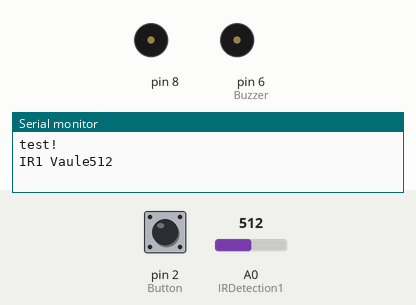
Bench run of a sketch on a simulated Arduino Uno, built with avr-gcc and run on an emulated ATmega328P. Shown: buzzer (waves = sounding, pin HIGH), the last lines printed to the serial monitor. Inputs (shaded band) come from the test bench; at power-on: pin 2 (Button) LOW, A0 (IRDetection1) = 512. The modem accepts every AT command (registered, SIM ready, sends succeed) and sends nothing else.

Above: at 3.0 s.
3.1 s: pin 2 (Button) pulled HIGH for 0.15 s
At 3.3 s:
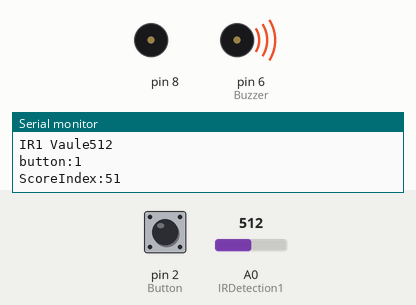
14.0 s: pin 2 (Button) pulled HIGH for 1 s
At 37.11 s:
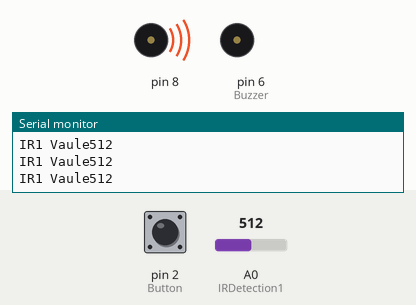
Timing chart, 0 to 38.7 s (numbered marks = the images above; inputs shaded):
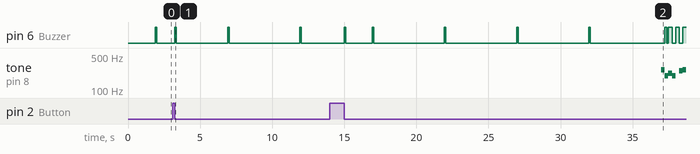

The sketch:

Score_Indicator_LED_Matrix.ino
```cpp
// (licence header left out)
#include <SoftwareSerial.h>
#include "LEDMatrix.h"

#include "pitches.h"

#define RECEIVE_PIN      4
#define TRANSMIT_PIN     5
// #define CLK1 4//pins definitions for TM1637 and can be changed to other ports
// #define DIO1 5

#define DEBUG           1
#define IRDetection1    A0    // to detect if there is a ball in
#define IRDetection2    A2
#define Button          2
#define Buzzer          6
#define TimeInterval    5000  // 1s
#define SensorLimen     800
#define OneSecond       1000 // 1s

SoftwareSerial matrix_serial(RECEIVE_PIN, TRANSMIT_PIN);

LEDMatrix led;

int8_t NumTab[] = {0,1,2,3,4,5,6,7,8,9,10,11,12,13,14,15};//0~9,A,b,C,d,E,F
int8_t GoalFlag = 0;
int8_t score1 = 0;
int8_t score2 = 0;
int8_t ScoreHistory[10][2] = {0};
int8_t ScoreIndex = 0;
volatile int Ledstate = LOW;
long buttontime = 0;
long starttime = 0;

int melody[] = {
  NOTE_C4, NOTE_G3, NOTE_G3, NOTE_A3, NOTE_G3, 0, NOTE_B3, NOTE_C4
};

int noteDurations[] = {
  4, 8, 8, 4, 4, 4, 4, 4
};

const uint8_t seeedLogo_32x20 [] = {
0x00, 0x08, 0x40, 0x00, 0x00, 0x18, 0x60, 0x00,
0x00, 0x38, 0x70, 0x00, 0x00, 0x30, 0x30, 0x00,
0x00, 0x70, 0x38, 0x00, 0x00, 0x70, 0x38, 0x00,
0x10, 0x70, 0x38, 0x20, 0x10, 0x70, 0x38, 0x20,
0x18, 0x70, 0x38, 0x60, 0x18, 0x70, 0x38, 0x60,
0x1C, 0x70, 0x38, 0x60, 0x0C, 0x70, 0x38, 0xE0,
0x0E, 0x30, 0x38, 0xC0, 0x0E, 0x30, 0x31, 0xC0,
0x07, 0x18, 0x33, 0x80, 0x03, 0x98, 0x67, 0x80,
0x01, 0xC8, 0x47, 0x00, 0x00, 0xE0, 0x1E, 0x00,
0x00, 0x30, 0x38, 0x00, 0x00, 0x00, 0x00, 0x00
};


void setup()
{
#if DEBUG
    Serial.begin(9600);
    Serial.println("test!");
#endif
    delay(500);
    led.clear();
    led.setReverse(0xff);
    // Display1.init();
    // Display1.set(BRIGHT_TYPICAL);
    // Display1.point(true);
    led.setBrightness(50);
    led.drawImage(16, 0, 32, 20, seeedLogo_32x20, RED);       // draw image. This example provides an example image data. You can use your own image data. Note: Max:64*64!

    delay(1000);
    led.clear();

    displayNum1(ScoreHistory[0][0]);
    displayNum2(ScoreHistory[0][1]);
    // displayNum1(23);
    // displayNum2(56);

    /* Init Buzzer  */
    pinMode(Buzzer,OUTPUT);
    digitalWrite(Buzzer,LOW);
    /* Init Button  */
    pinMode(Button,INPUT);
    attachInterrupt(0,ButtonFun,RISING);
    ScoreIndex = 50;
    starttime = millis() + TimeInterval;
}


void loop()
{
    if ((millis() - starttime) > TimeInterval) {
        //Serial.println("Game begin");
        if(1 == IRDetection1Fun()) {
            ScoreIndex++;
            ScoreHistory[(ScoreIndex%10)][1] = ScoreHistory[(ScoreIndex - 1)%10][1];  // store the
            ScoreHistory[(ScoreIndex%10)][0] = ScoreHistory[(ScoreIndex - 1)%10][0];
            ScoreHistory[(ScoreIndex%10)][0]++;
            displayNum1(ScoreHistory[(ScoreIndex)%10][0]);
            if( (ScoreHistory[(ScoreIndex%10)][0] == 5 ||  ScoreHistory[(ScoreIndex%10)][0] == 10 ||  ScoreHistory[(ScoreIndex%10)][0] == 20) && (ScoreHistory[(ScoreIndex%10)][0] > ScoreHistory[(ScoreIndex%10)][1])) {
               SuccessMusicPlay();
            }
            starttime = millis();
            BallIn();
        }
        else if (1 == IRDetection2Fun()) {
            ScoreIndex++;
            ScoreHistory[(ScoreIndex%10)][1] = ScoreHistory[(ScoreIndex - 1)%10][1];  // store the
            ScoreHistory[(ScoreIndex%10)][0] = ScoreHistory[(ScoreIndex - 1)%10][0];
            ScoreHistory[(ScoreIndex%10)][1]++;
            displayNum2(ScoreHistory[(ScoreIndex)%10][1]);
            starttime = millis();
            if( (ScoreHistory[(ScoreIndex%10)][1] == 5 ||  ScoreHistory[(ScoreIndex%10)][1] == 10 ||  ScoreHistory[(ScoreIndex%10)][1] == 20) &&(ScoreHistory[(ScoreIndex%10)][1] > ScoreHistory[(ScoreIndex%10)][0])) {
               SuccessMusicPlay();
            }
            BallIn();
        }
        else {
            starttime = millis() + TimeInterval;
        }
    }
    if (1 == digitalRead(Button)) {
        Serial.print("ScoreIndex:");
        Serial.println(ScoreIndex);
        switch(ButtonPressed()) {
        Serial.print("ButtonPressed:");
        case 1:
            if(ScoreIndex-- <= 50) {
                ScoreIndex = 50;
            }
            Serial.println(1);
            displayNum1(ScoreHistory[(ScoreIndex)%10][0]);
            displayNum2(ScoreHistory[(ScoreIndex)%10][1]);
            break;
        case 2:
            Serial.println(2);
            ScoreIndex = 50;
            ScoreHistory[(ScoreIndex)%10][0] = 0;
            ScoreHistory[(ScoreIndex)%10][1] = 0;
            displayNum1(ScoreHistory[(ScoreIndex)%10][0]);
            displayNum2(ScoreHistory[(ScoreIndex)%10][1]);
            break;
        default:
            break;
        }
    }

}

int8_t IRDetection1Fun()
{
    int sensorValue = analogRead(IRDetection1);
    Serial.print("IR1 Vaule");
    Serial.println(sensorValue);
    if (sensorValue < SensorLimen) {
        return 1;
    } else {
        return 0;
    }
}

int8_t IRDetection2Fun()
{
    int sensorValue = analogRead(IRDetection2);
    Serial.print("IR2 Vaule");
    Serial.println(sensorValue);

    if (sensorValue < SensorLimen) {
        return 1;
    } else {
        return 0;
    }
}

void displayNum1(int num1)
{
    char temp;
    temp = num1/10 + '0';
    // led.displayChar(0, 1, '2', FONT_12X16, RED);
    led.displayChar(0, 1, temp, FONT_12X16, RED);
    // led.displayChar(13,1,'4',FONT_12X16, RED);
    temp = num1%10 + '0';
    led.displayChar(13,1,temp,FONT_12X16, RED);
    // Display1.display(3,num1%10);
    // Display1.display(2,num1%100/10);
    led.displayChar(26,0,':',FONT_12X16, RED);
}
void displayNum2(int num1)
{
    char temp;
    temp = num1/10 + '0';
    // led.displayChar(38, 1, '3', FONT_12X16, RED);
    led.displayChar(38, 1, temp, FONT_12X16, RED);
    // led.displayChar(51,1,'5',FONT_12X16, RED);
    temp = num1%10 + '0';
    led.displayChar(51,1,temp,FONT_12X16, RED);
    // Display1.display(1,num1%10);
    // Display1.display(0,num1/10);
}
void ButtonFun()
{
    Serial.print("button:");
    Serial.println(digitalRead(Button));
}
void BallIn()
{
    digitalWrite(Buzzer,HIGH);
    delay(100);
    digitalWrite(Buzzer,LOW);
}
int8_t ButtonPressed()
{
    static long buttontime = 0;
    buttontime = millis();
    while (1 == digitalRead(Button));
    if ((millis() - buttontime) < OneSecond) {
        BallIn();
        return 1;
    }
    else {
        BallIn();
        return 2;
    }

}

void SuccessMusicPlay(void)
{
  for(int i = 0;i<2; i++) {
    for (int thisNote = 0; thisNote < 8; thisNote++) {
    digitalWrite(Buzzer,Ledstate);
    // to calculate the note duration, take one second
    // divided by the note type.
    //e.g. quarter note = 1000 / 4, eighth note = 1000/8, etc.
    int noteDuration = 1000 / noteDurations[thisNote];
    tone(8, melody[thisNote], noteDuration);

    // to distinguish the notes, set a minimum time between them.
    // the note's duration + 30% seems to work well:
    int pauseBetweenNotes = noteDuration * 1;
    delay(pauseBetweenNotes);
    // stop the tone playing:
    noTone(8);
    Ledstate = !Ledstate;
   }
  }
}
```

pitches.h
```cpp
/*************************************************
 * Public Constants
 *************************************************/

#define NOTE_B0  31
#define NOTE_C1  33
#define NOTE_CS1 35
#define NOTE_D1  37
#define NOTE_DS1 39
#define NOTE_E1  41
#define NOTE_F1  44
#define NOTE_FS1 46
#define NOTE_G1  49
#define NOTE_GS1 52
#define NOTE_A1  55
#define NOTE_AS1 58
#define NOTE_B1  62
#define NOTE_C2  65
#define NOTE_CS2 69
#define NOTE_D2  73
#define NOTE_DS2 78
#define NOTE_E2  82
#define NOTE_F2  87
#define NOTE_FS2 93
#define NOTE_G2  98
#define NOTE_GS2 104
#define NOTE_A2  110
#define NOTE_AS2 117
#define NOTE_B2  123
#define NOTE_C3  131
#define NOTE_CS3 139
#define NOTE_D3  147
#define NOTE_DS3 156
#define NOTE_E3  165
#define NOTE_F3  175
#define NOTE_FS3 185
#define NOTE_G3  196
#define NOTE_GS3 208
#define NOTE_A3  220
#define NOTE_AS3 233
#define NOTE_B3  247
#define NOTE_C4  262
#define NOTE_CS4 277
#define NOTE_D4  294
#define NOTE_DS4 311
#define NOTE_E4  330
#define NOTE_F4  349
#define NOTE_FS4 370
#define NOTE_G4  392
#define NOTE_GS4 415
#define NOTE_A4  440
#define NOTE_AS4 466
#define NOTE_B4  494
#define NOTE_C5  523
#define NOTE_CS5 554
#define NOTE_D5  587
#define NOTE_DS5 622
#define NOTE_E5  659
#define NOTE_F5  698
#define NOTE_FS5 740
#define NOTE_G5  784
#define NOTE_GS5 831
#define NOTE_A5  880
#define NOTE_AS5 932
#define NOTE_B5  988
#define NOTE_C6  1047
#define NOTE_CS6 1109
#define NOTE_D6  1175
#define NOTE_DS6 1245
#define NOTE_E6  1319
#define NOTE_F6  1397
#define NOTE_FS6 1480
#define NOTE_G6  1568
#define NOTE_GS6 1661
#define NOTE_A6  1760
#define NOTE_AS6 1865
#define NOTE_B6  1976
#define NOTE_C7  2093
#define NOTE_CS7 2217
#define NOTE_D7  2349
#define NOTE_DS7 2489
#define NOTE_E7  2637
#define NOTE_F7  2794
#define NOTE_FS7 2960
#define NOTE_G7  3136
#define NOTE_GS7 3322
#define NOTE_A7  3520
#define NOTE_AS7 3729
#define NOTE_B7  3951
#define NOTE_C8  4186
#define NOTE_CS8 4435
#define NOTE_D8  4699
#define NOTE_DS8 4978
```

Measured:
- by itself, tone on pin 8: plays 262 Hz for 0.25 s, 196 Hz for 0.25 s, 220 Hz for 0.25 s, 196 Hz for 0.25 s, 247 Hz for 0.25 s, 262 Hz for 0.21 s
